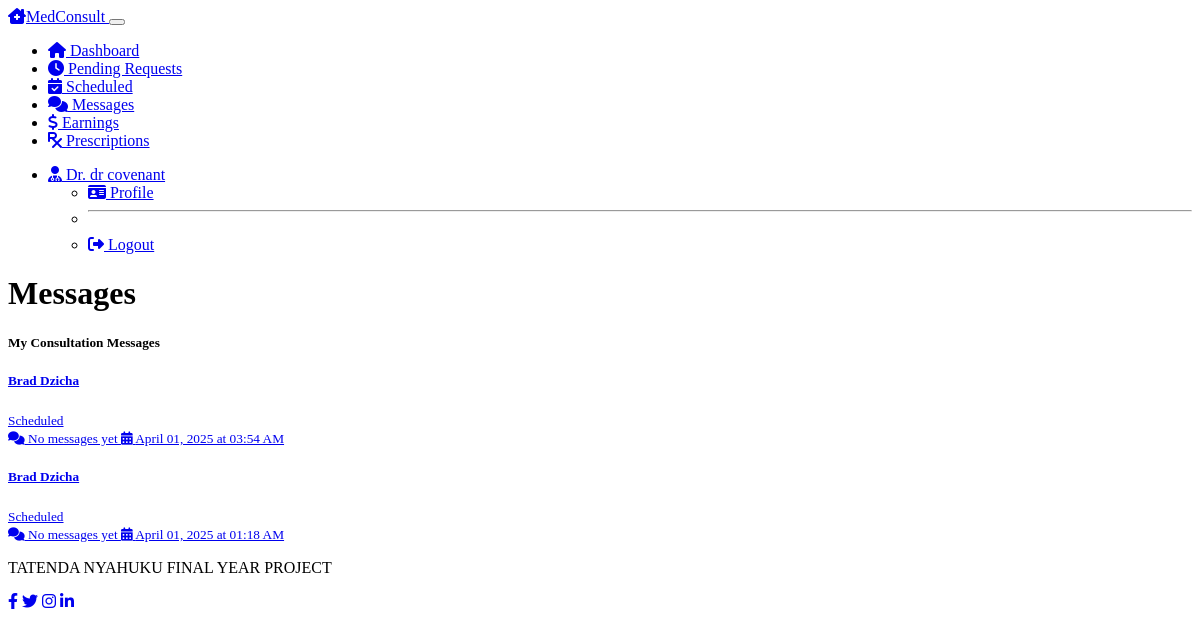
The app's page /doctor/messages (signed in), older data.
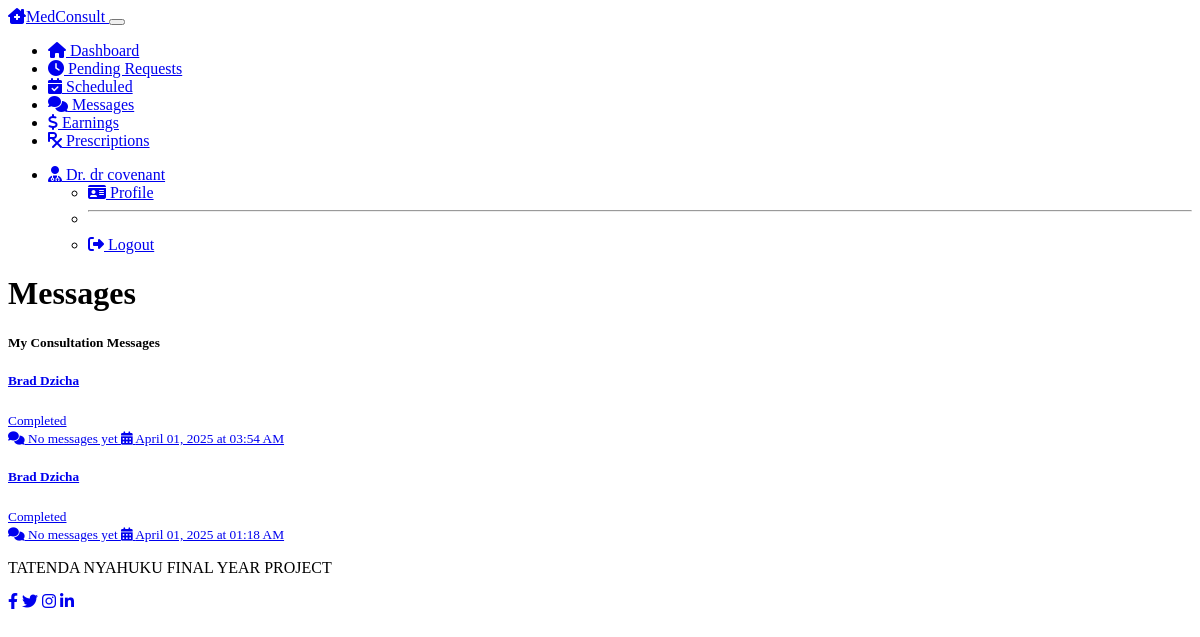
The same page, newer data.
### models.py (models this page shows, shortened)
class Consultation(db.Model):
    __tablename__ = 'consultations'
    id = db.Column(db.Integer, primary_key=True)
    patient_id = db.Column(db.Integer, db.ForeignKey('patients.id'), nullable=False)
    doctor_id = db.Column(db.Integer, db.ForeignKey('doctors.id'), nullable=False)
    status = db.Column(db.String(50), default='requested')  # requested, accepted, rejected, completed, cancelled
    proposed_fee = db.Column(db.Float, nullable=False)
    final_fee = db.Column(db.Float, nullable=True)
    scheduled_time = db.Column(db.DateTime, nullable=True)
    created_at = db.Column(db.DateTime, default=datetime.utcnow)
    completed_at = db.Column(db.DateTime, nullable=True)
    messages = db.relationship('Message', backref='consultation', lazy=True)
    prescriptions = db.relationship('Prescription', backref='consultation', lazy=True)

class Patient(db.Model):
    __tablename__ = 'patients'
    id = db.Column(db.Integer, primary_key=True)
    user_id = db.Column(db.Integer, db.ForeignKey('users.id'), nullable=False)
    first_name = db.Column(db.String(50), nullable=False)
    last_name = db.Column(db.String(50), nullable=False)
    date_of_birth = db.Column(db.Date, nullable=True)
    phone_number = db.Column(db.String(20), nullable=True)
    address = db.Column(db.String(200), nullable=True)
    consultations = db.relationship('Consultation', backref='patient', lazy=True)
    wallet_balance = db.Column(db.Float, default=0.0)

### routes.py (the view)
@app.route('/doctor/messages')
@login_required
@verified_doctor_required
def doctor_messages():
    consultations = Consultation.query.filter_by(
        doctor_id=current_user.doctor.id
    ).filter(Consultation.status.in_(['accepted', 'completed'])).all()
    return render_template('doctor/messages.html',
                          title='Messages',
                          consultations=consultations)

### models.py (called while the page is built)
@login_manager.user_loader
def load_user(user_id):
    user = User.query.get(int(user_id))
    if user:
        return user
    return None

### routes.py (called while the page is built)
def verified_doctor_required(f):
    @wraps(f)
    def decorated_function(*args, **kwargs):
        if not current_user.is_authenticated or current_user.role != 'doctor':
            flash('Access denied: Doctor access required', 'danger')
            return redirect(url_for('login'))
        if not current_user.doctor.is_verified:
            flash('Access denied: Your account needs to be verified by an administrator before you can access this feature', 'warning')
            return redirect(url_for('doctor_dashboard'))
        return f(*args, **kwargs)
    return decorated_function

### templates/doctor/messages.html (shortened to what this page needs)
{% extends "layout.html" %}
{% block content %}
<div class="row mb-4">
    <div class="col-12">
        <h1 class="mb-4">Messages</h1>
        <div class="card bg-dark text-light">
            <div class="card-header">
                <h5 class="mb-0">My Consultation Messages</h5>
            </div>
            <div class="card-body">
                {% if consultations %}
                    <div class="list-group">
                        {% for consultation in consultations %}
                            <a href="{{ url_for('doctor_consultation_messages', consultation_id=consultation.id) }}" class="list-group-item list-group-item-action bg-dark text-light">
                                <div class="d-flex w-100 justify-content-between">
                                    <h5 class="mb-1">{{ consultation.patient.first_name }} {{ consultation.patient.last_name }}</h5>
                                    <small>
                                        {% if consultation.status == 'accepted' %}
                                            <span class="badge bg-primary">Scheduled</span>
                                        {% elif consultation.status == 'completed' %}
                                            <span class="badge bg-success">Completed</span>
                                        {% endif %}
                                    </small>
                                </div>
                                {% set message_count = consultation.messages|length %}
                                <small>
                                    <i class="fas fa-comments me-1"></i>
                                    {% if message_count > 0 %}
                                        {{ message_count }} message{{ 's' if message_count > 1 }}
                                    {% else %}
                                        No messages yet
                                    {% endif %}
                                </small>
                                {% if consultation.scheduled_time %}
                                    <small class="ms-3">
                                        <i class="fas fa-calendar-alt me-1"></i>
                                        {{ consultation.scheduled_time.strftime('%B %d, %Y at %I:%M %p') }}
                                    </small>
                                {% endif %}
                            </a>
                        {% endfor %}
                    </div>
                {% else %}
                    <div class="alert alert-info">
                        <i class="fas fa-info-circle me-2"></i>
                        You don't have any consultations with messages yet.
                    </div>
                {% endif %}
            </div>
        </div>
    </div>
</div>
{% endblock %}

Row changes from the older to the newer data that the page shows:
changed Consultation "April 01, 2025 at 03:54 AM": status "Scheduled" → "Completed"
changed Consultation "April 01, 2025 at 01:18 AM": status "Scheduled" → "Completed"
